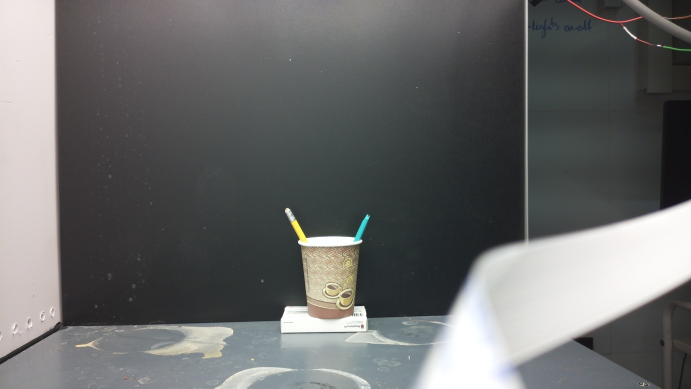
#> input picture mock_exp/2025-05-13/imgs/05_13__17_32_48.jpg, 1382 x 777 px, found by its file name (shown at 1/2 size)
$ python gray_thresh_chooser.py
#> lines starting #> are read from the running program, lines starting #| are printed output that depends on the picture; after the words box and inside, x2 and y2 are one past the last pixel; in counts of white or black regions, pixels touching at a corner belong together
# -*- coding: utf-8 -*-
"""
Created on Tue Aug  9 12:21:46 2022

@author: Roni
"""
#%%
import cv2
import numpy as np

def nothing(x):
    pass

# Load image
image =  cv2.imread(r"/home/pi/Desktop/2025-05-13/imgs/05_13__17_32_48.jpg")
#> image is the input picture: shape (777, 1382, 3); mean B, G, R 105.7, 106.1, 105.1

## resize the img
image = cv2.resize(image,(640,480), interpolation = cv2.INTER_AREA)
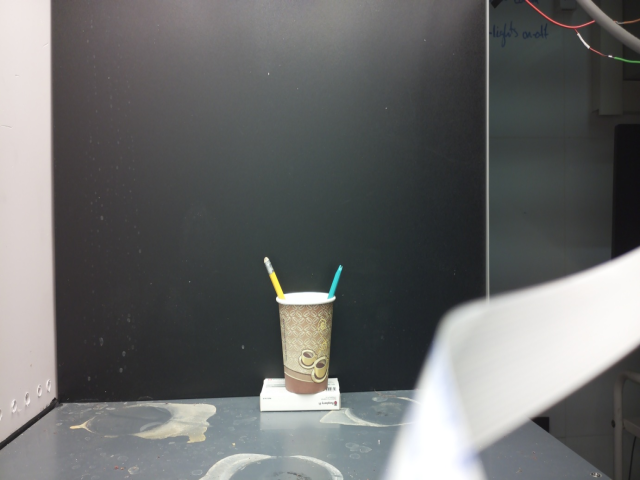
#> image: shape (480, 640, 3); mean B, G, R 105.7, 106.1, 105.1


# Create a window
cv2.namedWindow("image", cv2.WINDOW_NORMAL)

# Add hsv filter
hsv = cv2.cvtColor(image, cv2.COLOR_BGR2HSV)
#> hsv: shape (480, 640, 3); mean H, S, V 78.1, 18.6, 108.9
lower = np.array([ 89, 100,   0])
upper = np.array([118, 201, 255])
mask = cv2.inRange(hsv, lower, upper)
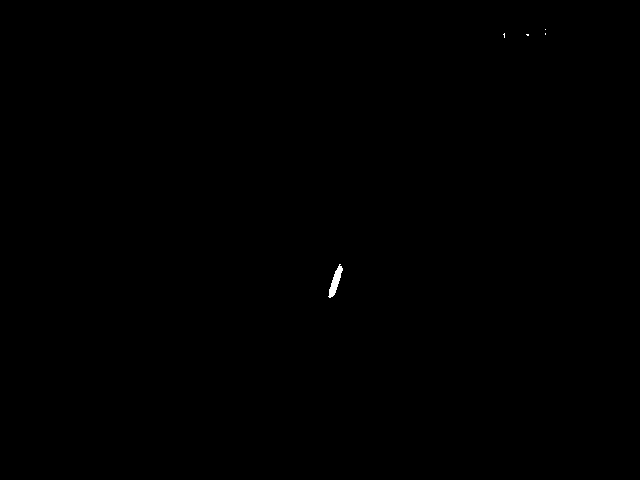
#> mask: shape (480, 640); 0.07% white; 5 white regions (4 under 20 px), largest, box (x1, y1, x2, y2) and area: (328, 264, 343, 298) 211
# [12 lines of commented-out code are left out]
cv2.namedWindow("image", cv2.WINDOW_NORMAL)

# Create trackbars for color change
cv2.createTrackbar('Min', 'image', 0, 255, nothing)
#> slider 'Min' is set to 51
cv2.createTrackbar('Max', 'image', 0, 255, nothing)
#> slider 'Max' is set to 255

# Set default value for Max trackbars
cv2.setTrackbarPos('Max', 'image', 255)

# Initialize HSV min/max values
Min  = 0
pMin = 0
Max  = 255
pMax = 255


while(1):
    try:
        # Get current positions of all trackbars
        Min = cv2.getTrackbarPos('Min', 'image')
        Max = cv2.getTrackbarPos('Max', 'image')
    except cv2.error as e:
        print(f"cv2 error: '''\n{e}'''\nprobably closed window...")
        break
    # Set minimum and maximum HSV values to display
    lower = np.array(Min)
    upper = np.array(Max)

    # Convert to grey format and threshold
    gray = cv2.cvtColor(image, cv2.COLOR_BGR2GRAY)
    mask = cv2.inRange(gray, Min, Max)
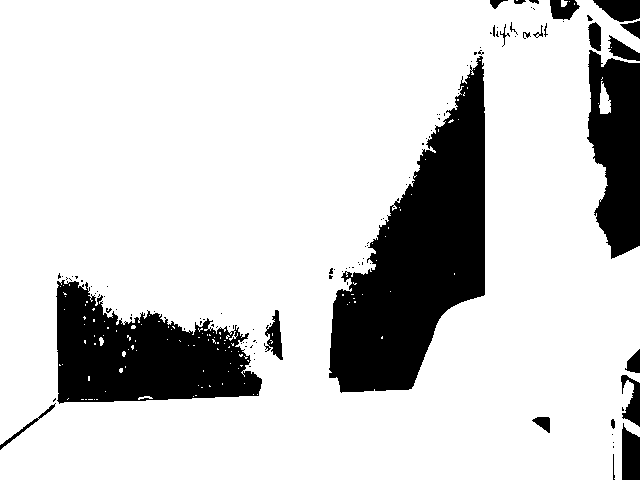
#> mask: shape (480, 640); 81.8% white; 112 black regions (86 under 20 px), largest, box (x1, y1, x2, y2) and area: (329, 56, 485, 393) 26734, (56, 280, 262, 404) 15882, (587, 50, 640, 259) 8172

    ## morphological operation to remove small object noise
    kernel = np.ones((5,5),np.uint8)
    mask = cv2.morphologyEx(mask, cv2.MORPH_OPEN, kernel)
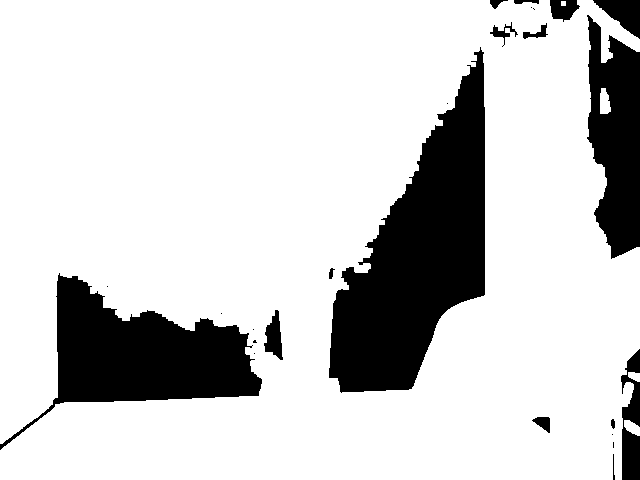
#> mask: shape (480, 640); 81% white; 25 black regions (10 under 20 px), largest, box (x1, y1, x2, y2) and area: (329, 47, 485, 393) 27480, (0, 273, 262, 450) 17379, (587, 15, 640, 259) 9120

    # result_grey = cv2.bitwise_and(gray, gray, mask=mask)
    result = cv2.bitwise_and(image, image, mask=mask)
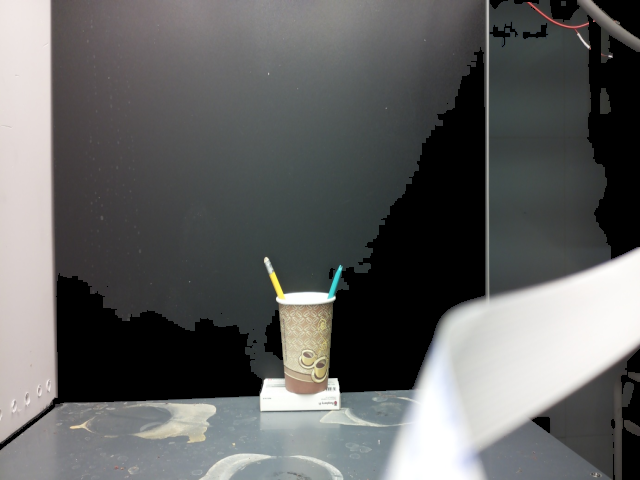
#> result: shape (480, 640, 3); mean B, G, R 97.5, 98, 97.4

    cv2.imshow('image', result)
    if cv2.waitKey(10) & 0xFF == ord('q'):
#> (key q is pressed here)
        break

print(f"changed: {Min=}, {Max=}")
cv2.destroyAllWindows()

$ run again, with mock_exp/2025-05-13/imgs/05_13__16_58_53.jpg copied over mock_exp/2025-05-13/imgs/05_13__17_32_48.jpg
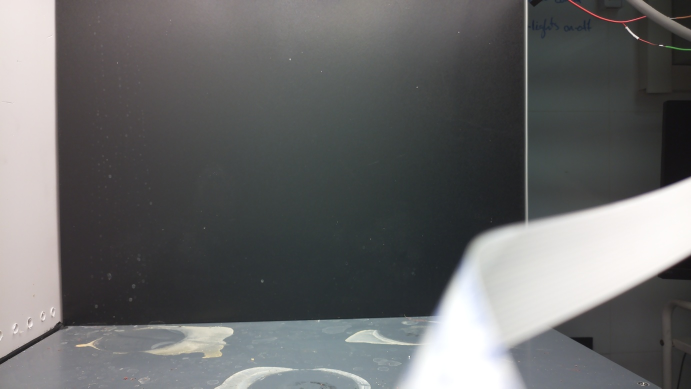
#> input picture mock_exp/2025-05-13/imgs/05_13__16_58_53.jpg, 1382 x 777 px, found by its file name (shown at 1/2 size)
#> image is the input picture: shape (777, 1382, 3); mean B, G, R 104.5, 104.2, 103.7
#> image: shape (480, 640, 3)
#> hsv: shape (480, 640, 3); mean H, S, V 75.5, 17.7, 107.3
#> `mask = cv2.inRange(gray, Min, Max)`:
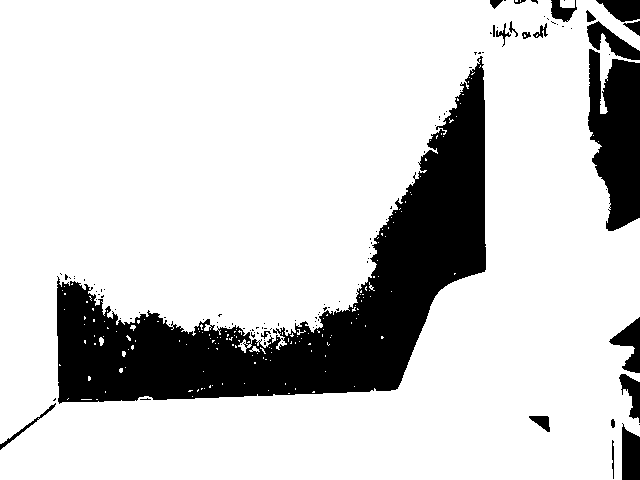
#> mask: shape (480, 640); 81.6% white; 116 black regions (94 under 20 px), largest, box (x1, y1, x2, y2) and area: (57, 56, 486, 404) 44189, (588, 49, 640, 231) 6952, (587, 21, 640, 60) 876
#> `result = cv2.bitwise_and(image, image, mask=mask)`:
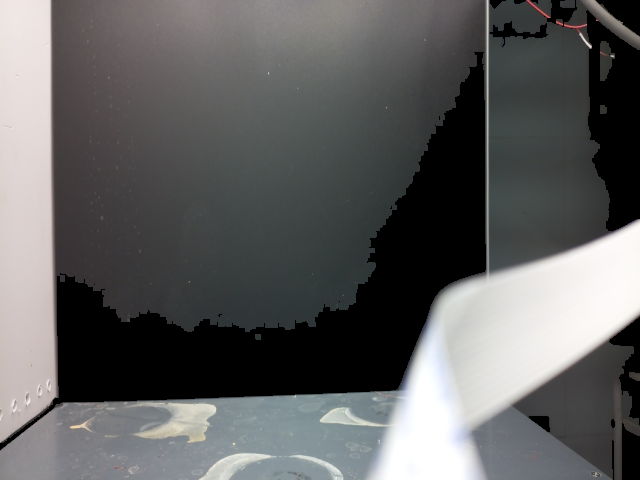
#> result: shape (480, 640, 3); mean B, G, R 95.8, 95.8, 95.7
